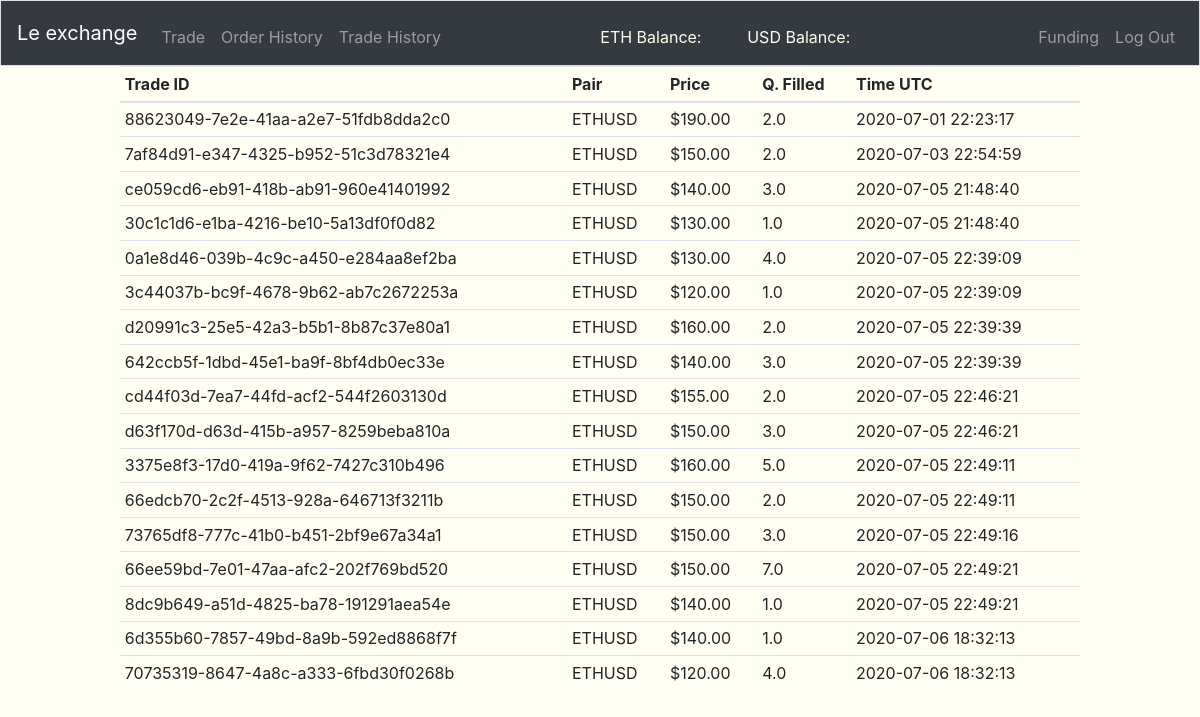
The app's page /trade-history (signed in) with its own data.
### tables this page shows
CREATE TABLE "trade_history" (
	"trade_id"	VARCHAR(255),
	"pair"	VARCHAR(255) NOT NULL,
	"price"	REAL NOT NULL,
	"quantity"	REAL NOT NULL,
	"taker_order"	VARCHAR(255) NOT NULL,
	"maker_order"	VARCHAR(255) NOT NULL,
	"time"	INTEGER NOT NULL,
	PRIMARY KEY("trade_id")
);

### views.py (the view)
@app.route('/trade-history', methods=["GET"])
@login_required
def trade_history():
    trade_history = db.execute(
        "SELECT * FROM trade_history")
    return render_template("trade_history.html", trade_history=trade_history)

### app.py (called while the page is built)
@app.after_request
def after_request(response):
    response.headers["Cache-Control"] = "no-cache, no-store, must-revalidate"
    response.headers["Expires"] = 0
    response.headers["Pragma"] = "no-cache"
    return response

### helper.py (called while the page is built)
def login_required(f):
    @wraps(f)
    def decorated_function(*args, **kwargs):
        if session.get("user_id") is None:
            return redirect("/login"), 403
        return f(*args, **kwargs)
    return decorated_function

def usd(value):
    return f"${value:,.2f}"

def timeformater(time):
    return datetime.datetime.utcfromtimestamp(time)

### templates/trade_history.html (shortened to what this page needs)
{% extends "layout.html" %}
{% block main %}
<table class="table table-hover table-sm" style="width: 80%; margin-left: auto; margin-right: auto;">
  <thead s>
    <tr>
      <th scope="col">Trade ID</th>
      <th scope="col">Pair</th>
      <th scope="col">Price</th>
      <th scope="col">Q. Filled</th>
      <th scope="col">Time UTC</th>
    </tr>
  </thead>
  <tbody>
    {% for i in trade_history %}
      <tr>
        <td>{{i.trade_id}}</td>
        <td>{{i.pair}}</td>
        <td>{{i.price|usd}}</td>
        <td>{{i.quantity}}</td>
        <td>{{i.time|timeformater}}</td>
      </tr>
    {% endfor %}
  </tbody>
</table>
{% endblock %}

### templates/layout.html (shortened to what this page needs)
<!DOCTYPE html>
<html lang="en">
    <head>
      <link href="static/styles.css" rel="stylesheet">
      <link rel="stylesheet" href="https://stackpath.bootstrapcdn.com/bootstrap/4.4.1/css/bootstrap.min.css">
    </head>
    <body style="background-color: #fffef2;">
      <nav class="navbar navbar-expand-md navbar-dark bg-dark border">
        <a class="navbar-brand" href="/">Le exchange</a>
        <div class="collapse navbar-collapse" id="navbar">
            {% if session.user_id %}
                <ul class="navbar-nav mr-auto mt-2">
                    <li class="nav-item"><a class="nav-link" href="/trade">Trade</a></li>
                    <li class="nav-item"><a class="nav-link" href="/order-history">Order History</a></li>
                    <li class="nav-item"><a class="nav-link" href="/trade-history">Trade History</a></li>
                </ul>
                <ul class="navbar-nav mr-auto mt-2 container" style="width: 30%;">
                    <li class="nav-item col" style="color: ivory;">ETH Balance: </li><div style="color: fuchsia;" id="user_navbar_eth_balance"></div>
                    <li class="nav-item col" style="color: ivory;">USD Balance: </li><div style="color: greenyellow;" id="user_navbar_usd_balance"></div>
                </ul>
                <ul class="navbar-nav ml-auto mt-2">
                    <li class="nav-item"><a class="nav-link" href="/funding">Funding</a></li>
                    <li class="nav-item"><a class="nav-link" href="/logout">Log Out</a></li>
                </ul>
            {% else %}
                <ul class="navbar-nav ml-auto mt-2">
                    <li class="nav-item"><a class="nav-link" href="/register">Register</a></li>
                    <li class="nav-item"><a class="nav-link" href="/login">Log In</a></li>
                </ul>
            {% endif %}
        </div>
    </nav>
        {% block main %}{% endblock %}
      </body>
</html>

### records on screen
trade_history: trade_id "88623049-7e2e-41aa-a2e7-51fdb8dda2c0", pair "ETHUSD", price "$190.00", quantity "2.0", time "2020-07-01 22:23:17"
trade_history: trade_id "7af84d91-e347-4325-b952-51c3d78321e4", pair "ETHUSD", price "$150.00", quantity "2.0", time "2020-07-03 22:54:59"
trade_history: trade_id "ce059cd6-eb91-418b-ab91-960e41401992", pair "ETHUSD", price "$140.00", quantity "3.0", time "2020-07-05 21:48:40"
trade_history: trade_id "30c1c1d6-e1ba-4216-be10-5a13df0f0d82", pair "ETHUSD", price "$130.00", quantity "1.0", time "2020-07-05 21:48:40"
trade_history: trade_id "0a1e8d46-039b-4c9c-a450-e284aa8ef2ba", pair "ETHUSD", price "$130.00", quantity "4.0", time "2020-07-05 22:39:09"
trade_history: trade_id "3c44037b-bc9f-4678-9b62-ab7c2672253a", pair "ETHUSD", price "$120.00", quantity "1.0", time "2020-07-05 22:39:09"
trade_history: trade_id "d20991c3-25e5-42a3-b5b1-8b87c37e80a1", pair "ETHUSD", price "$160.00", quantity "2.0", time "2020-07-05 22:39:39"
trade_history: trade_id "642ccb5f-1dbd-45e1-ba9f-8bf4db0ec33e", pair "ETHUSD", price "$140.00", quantity "3.0", time "2020-07-05 22:39:39"
trade_history: trade_id "cd44f03d-7ea7-44fd-acf2-544f2603130d", pair "ETHUSD", price "$155.00", quantity "2.0", time "2020-07-05 22:46:21"
trade_history: trade_id "d63f170d-d63d-415b-a957-8259beba810a", pair "ETHUSD", price "$150.00", quantity "3.0", time "2020-07-05 22:46:21"
trade_history: trade_id "3375e8f3-17d0-419a-9f62-7427c310b496", pair "ETHUSD", price "$160.00", quantity "5.0", time "2020-07-05 22:49:11"
trade_history: trade_id "66edcb70-2c2f-4513-928a-646713f3211b", pair "ETHUSD", price "$150.00", quantity "2.0", time "2020-07-05 22:49:11"
trade_history: trade_id "73765df8-777c-41b0-b451-2bf9e67a34a1", pair "ETHUSD", price "$150.00", quantity "3.0", time "2020-07-05 22:49:16"
trade_history: trade_id "66ee59bd-7e01-47aa-afc2-202f769bd520", pair "ETHUSD", price "$150.00", quantity "7.0", time "2020-07-05 22:49:21"
trade_history: trade_id "8dc9b649-a51d-4825-ba78-191291aea54e", pair "ETHUSD", price "$140.00", quantity "1.0", time "2020-07-05 22:49:21"
trade_history: trade_id "6d355b60-7857-49bd-8a9b-592ed8868f7f", pair "ETHUSD", price "$140.00", quantity "1.0", time "2020-07-06 18:32:13"
trade_history: trade_id "70735319-8647-4a8c-a333-6fbd30f0268b", pair "ETHUSD", price "$120.00", quantity "4.0", time "2020-07-06 18:32:13"
